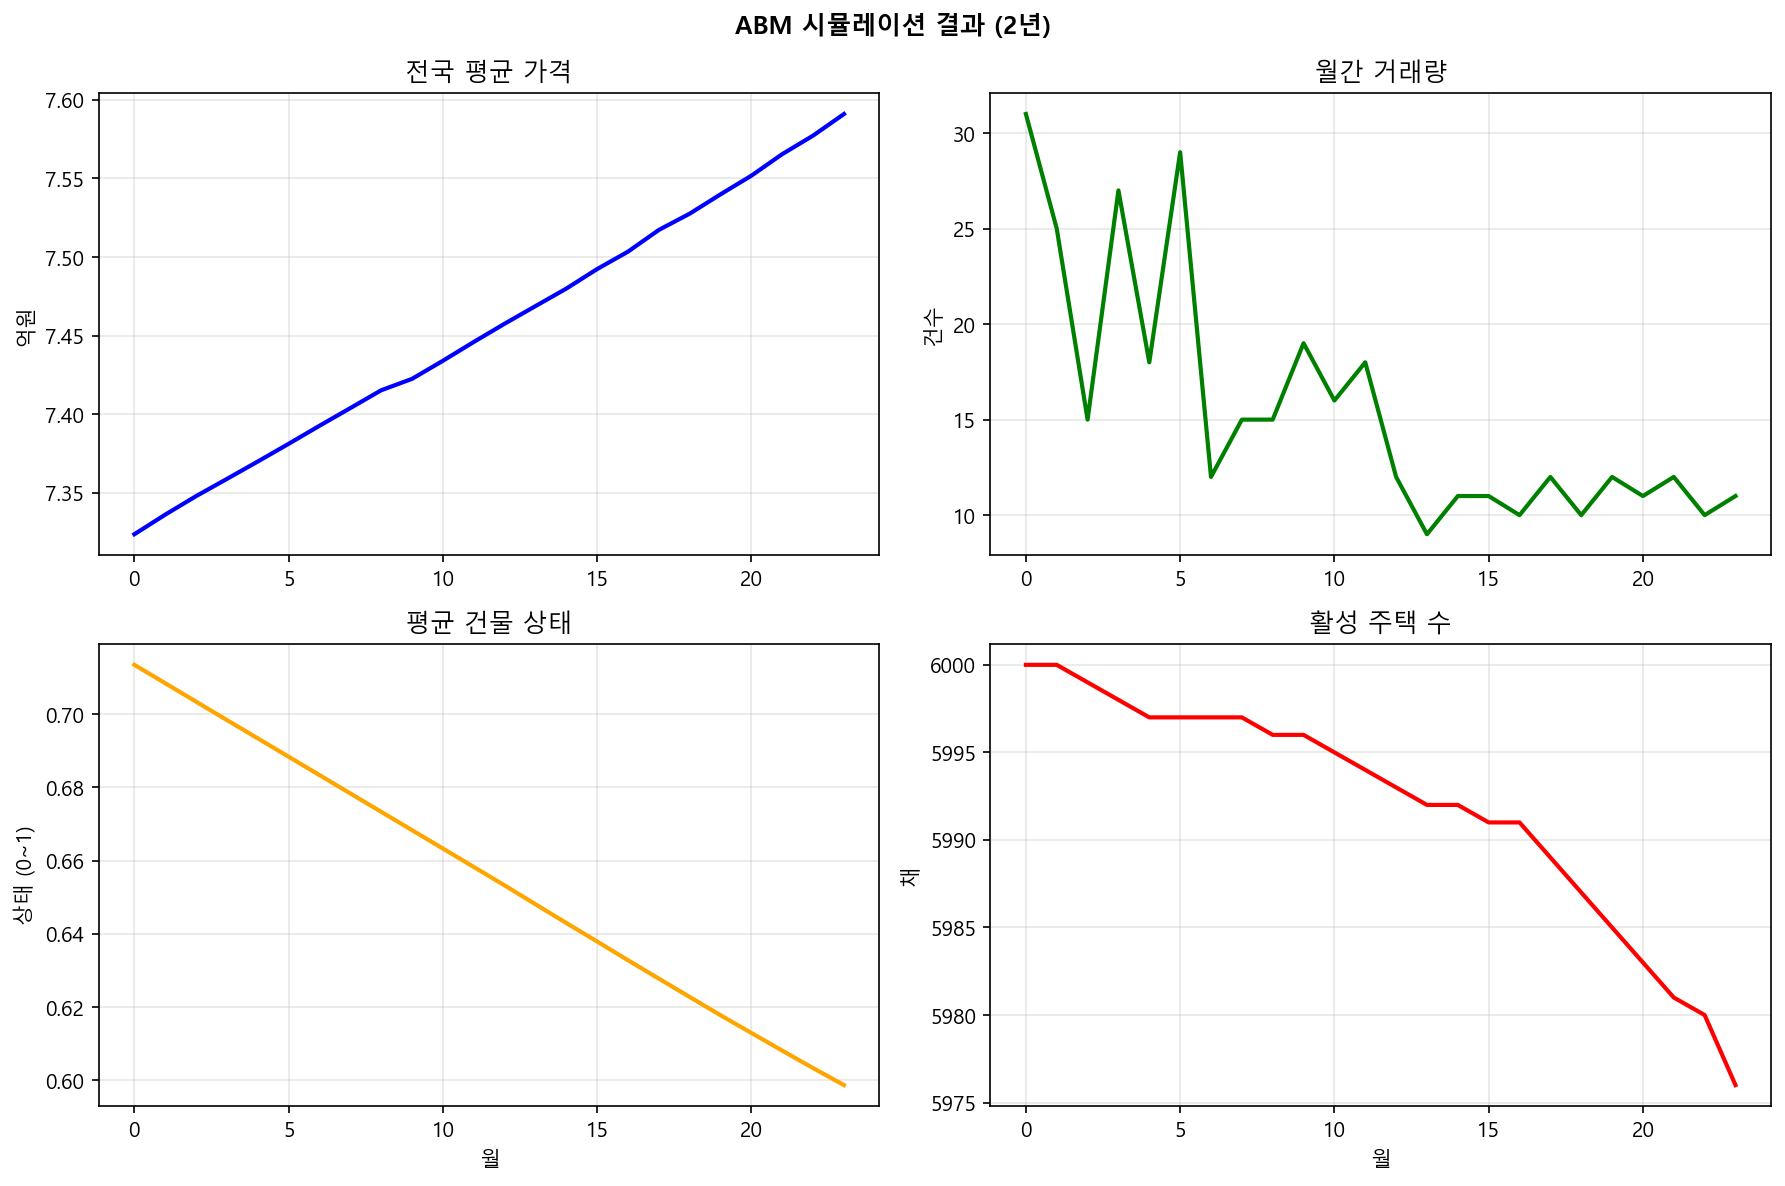

Reproduce this figure in Python.
"""전체 기능 통합 테스트 (노후화/멸실 포함)"""

import numpy as np
import matplotlib.pyplot as plt
import warnings
warnings.filterwarnings('ignore')

# 한글 폰트 설정
plt.rcParams['font.family'] = 'Malgun Gothic'
plt.rcParams['axes.unicode_minus'] = False

from src.realestate import Simulation, Config

def test_full_simulation():
    print("="*70)
    print("한국 부동산 ABM - 전체 기능 통합 테스트")
    print("="*70)

    # 작은 규모로 빠른 테스트
    config = Config(
        num_households=10000,
        num_houses=6000,
        num_steps=24,  # 2년
        seed=42
    )

    sim = Simulation(config, arch="vulkan")
    sim.initialize()

    # 시뮬레이션 실행
    print("\n시뮬레이션 실행 (24개월)...")
    for month in range(24):
        sim.step()

        if (month + 1) % 6 == 0:
            stats = sim.stats_history[-1]
            macro = sim.macro_history[-1]
            demo = sim.demolition_history[-1]

            print(f"\n{month+1}개월 결과:")
            print(f"  가격: 강남 {stats['price_gangnam']/10000:.1f}억, 전국 {stats['avg_price']/10000:.1f}억")
            print(f"  거래: {stats['transaction_total']}건, 수요/공급: {stats['demand_supply_ratio']:.2f}")
            print(f"  거시: 금리 {macro['policy_rate']*100:.2f}%, M2 {macro['m2_growth']*100:.1f}%")
            print(f"  주택: 활성 {stats['active_houses']:,}채, 멸실 {demo['total_count']}채")
            print(f"  상태: 평균 {stats['mean_building_condition']:.3f}")

    # 최종 결과
    print("\n" + "="*70)
    print("최종 결과 (2년 후)")
    print("="*70)

    final_stats = sim.stats_history[-1]
    initial_stats = sim.stats_history[0]

    price_change = (final_stats['avg_price'] - initial_stats['avg_price']) / initial_stats['avg_price'] * 100

    print(f"\n[가격]")
    print(f"  전국 평균: {final_stats['avg_price']/10000:.1f}억 ({price_change:+.1f}%)")
    print(f"  강남: {final_stats['price_gangnam']/10000:.1f}억")

    print(f"\n[시장]")
    print(f"  자가 보유율: {final_stats['homeowner_rate']*100:.1f}%")
    print(f"  다주택자율: {final_stats['multi_owner_rate']*100:.1f}%")
    print(f"  수요/공급 비율: {final_stats['demand_supply_ratio']:.2f}")

    print(f"\n[거시경제]")
    final_macro = sim.macro_history[-1]
    print(f"  기준금리: {final_macro['policy_rate']*100:.2f}%")
    print(f"  주담대금리: {final_macro['mortgage_rate']*100:.2f}%")
    print(f"  M2 증가율: {final_macro['m2_growth']*100:.1f}%")
    print(f"  인플레이션: {final_macro['inflation']*100:.2f}%")

    print(f"\n[노후화/멸실]")
    total_demolished = sum(d['total_count'] for d in sim.demolition_history)
    total_natural = sum(d['natural_count'] for d in sim.demolition_history)
    total_disaster = sum(d['disaster_count'] for d in sim.demolition_history)
    print(f"  활성 주택: {final_stats['active_houses']:,}채")
    print(f"  총 멸실: {total_demolished}채 (자연 {total_natural}, 재해 {total_disaster})")
    print(f"  평균 건물 상태: {final_stats['mean_building_condition']:.3f}")
    print(f"  30년 이상 노후: {final_stats['old_buildings_30y']}채")

    # 간단한 시각화
    fig, axes = plt.subplots(2, 2, figsize=(12, 8))
    fig.suptitle('ABM 시뮬레이션 결과 (2년)', fontweight='bold')

    # 가격 추이
    prices = [s['avg_price']/10000 for s in sim.stats_history]
    axes[0, 0].plot(prices, linewidth=2, color='blue')
    axes[0, 0].set_title('전국 평균 가격')
    axes[0, 0].set_ylabel('억원')
    axes[0, 0].grid(True, alpha=0.3)

    # 거래량
    trans = [s['transaction_total'] for s in sim.stats_history]
    axes[0, 1].plot(trans, linewidth=2, color='green')
    axes[0, 1].set_title('월간 거래량')
    axes[0, 1].set_ylabel('건수')
    axes[0, 1].grid(True, alpha=0.3)

    # 건물 상태
    condition = [s['mean_building_condition'] for s in sim.stats_history]
    axes[1, 0].plot(condition, linewidth=2, color='orange')
    axes[1, 0].set_title('평균 건물 상태')
    axes[1, 0].set_xlabel('월')
    axes[1, 0].set_ylabel('상태 (0~1)')
    axes[1, 0].grid(True, alpha=0.3)

    # 활성 주택
    active = [s['active_houses'] for s in sim.stats_history]
    axes[1, 1].plot(active, linewidth=2, color='red')
    axes[1, 1].set_title('활성 주택 수')
    axes[1, 1].set_xlabel('월')
    axes[1, 1].set_ylabel('채')
    axes[1, 1].grid(True, alpha=0.3)

    plt.tight_layout()
    plt.savefig('test_all_features.png', dpi=150, bbox_inches='tight')
    plt.close()

    print(f"\n저장됨: test_all_features.png")
    print("\n테스트 완료!")


if __name__ == "__main__":
    test_full_simulation()
